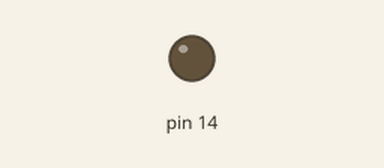
Simulated run of this sketch. Board: Arduino Uno, built with avr-gcc and run on an emulated ATmega328P. Shown: output pins drawn as LEDs (lit = HIGH). What the sketch prints to the serial monitor is not drawn. At 3.4 s the program stops and its outputs stay as they are.

Above: at 0.1 s.
Timing chart, 0 to 1.6 s (numbered marks = the images above):
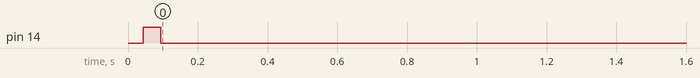

Measured:
- by itself, pin 14: LOW → HIGH at 0.04 s, → LOW 0.05 s later

The sketch:

lat_Leds.ino
```cpp
#include <Arduino.h>

// Definição dos pinos
const int GREEN_LED = 14;
const int YELLOW_LED = 27;
const int RED_LED = 26;

// Estrutura para representar um LED
struct Led {
  const char* color;
  int pin;
};

Led leds[] = {
  {"VERDE", GREEN_LED},
  {"AMARELO", YELLOW_LED},
  {"VERMELHO", RED_LED}
};

// Função para acender e apagar um LED e medir tempo de resposta da tarefa
void onOffLed(const Led& led) {
  unsigned long start = millis(); // Tempo antes de acender

  Serial.print("LED -> ");
  Serial.println(led.color);
  digitalWrite(led.pin, HIGH);

  delay(50); // Simula tempo perceptível

  digitalWrite(led.pin, LOW);

  unsigned long end = millis(); // Tempo após apagar
  Serial.print("Tempo de resposta para execução de tarefa (ms): ");
  Serial.println(end - start);
}

unsigned long initStart, initEnd;

void setup() {
  initStart = millis(); // Tempo inicio

  Serial.begin(9600);

  // Configura os pinos como saída
  for (auto& led : leds) {
    pinMode(led.pin, OUTPUT);
  }

  initEnd = millis(); // Tempo fim
  Serial.print("Tempo de inicialização do módulo (ms): ");
  Serial.println(initEnd - initStart);
}

void loop() {
  for (int i = 0; i < 3; i++) {
    // Simula tempo de comunicação entre módulos
    unsigned long commStart = millis();
    delay(10); // Simulação de delay de comunicação
    unsigned long commEnd = millis();

    Serial.print("Tempo de comunicação entre módulos (ms): ");
    Serial.println(commEnd - commStart);

    // Tempo de processamento
    unsigned long procStart = millis();
    onOffLed(leds[i]);
    unsigned long procEnd = millis();

    Serial.print("Tempo de processamento de dados recebidos (ms): ");
    Serial.println(procEnd - procStart);

    delay(1000); // Aguarda 1 segundo antes de passar para o próximo LED
  }

  // Após os 3 LEDs, o loop para
  while (true);
}
```
